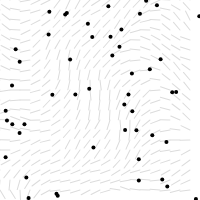
Frame 1 (no input)
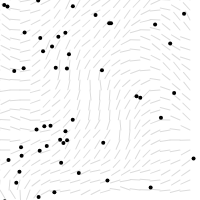
Frame 60 (no input)
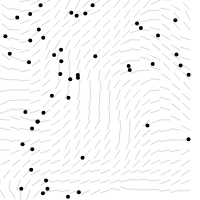
Frame 120 (the mouse pressed at the canvas centre since frame 60)

The p5.js sketch that drew these frames (run headless with seeded random() and noise() and a simulated clock; from frame 60 on, the mouse is pressed at the canvas centre):

// p5.js sketch
// ── sketch.js
function preload(){
  // preload assets
}

var inc = 0.1;
var scl = 10;
var cols , rows;
var canvasWidth = 200;
var canvasHeight = 200;
var flowfield ;

var zoff = 0;


var particles = [ ];

function Particle () {
  this.pos = createVector ( random( canvasWidth ) , random( canvasHeight) );
  this.vel = createVector ( 0 , 0 );
  this.acc = createVector ( 0 , 0 );
  this.maxspeed = 4;

  this.update = function () {
    this.vel.add ( this.acc );
    this.vel.limit( this.maxspeed )
    this.pos.add ( this.vel );
    this.acc.mult ( 0 );
  }

  this.follow = function ( vectors ) {
    var x = floor ( this.pos.x / scl );
    var y = floor ( this.pos.y / scl );
    var index = x + y * cols;
    var force = vectors [ index ];
    this.applyForce ( force );
  }

  this.applyForce = function ( force ) {
    this.acc.add ( force );
  }

  this.show = function () {
    stroke ( 0 );
    strokeWeight( 4 );
    point ( this.pos.x , this.pos.y );
  }

  this.edges = function ( ){
    if ( this.pos.x > canvasWidth ) this.pos.x = 0
    if ( this.pos.x < 0 ) this.pos.x = canvasWidth
    if ( this.pos.y > canvasHeight ) this.pos.y = 0
    if ( this.pos.y < 0 ) this.pos.y = canvasHeight
  }

}


function setup() {

  var cnv = createCanvas ( canvasWidth , canvasHeight );
  var cnvx = ( windowWidth - canvasWidth ) / 2
  var cnvy = ( windowHeight - canvasHeight ) / 2;
  cnv.position ( cnvx , cnvy );
  

  cols = floor ( width / scl );
  rows = floor ( height / scl );

  particles [ 0 ] = new Particle ( );

  for ( var i = 0 ; i < 50 ; i ++ ) {
    particles [ i ] = new Particle ( );
  }

  flowfield = new Array ( cols * rows );

  
 
}

function draw() {
  background(255)
  
  var yoff = 0;
  for ( var y = 0 ; y < rows ; y ++ ) {
    var xoff = 0;
    for ( var x = 0 ; x < cols ; x ++) {
      var index = x + y * cols ;
      var angle = noise ( xoff , yoff , zoff ) * TWO_PI;
      var v = p5.Vector.fromAngle ( angle );
      v.setMag ( 0.1 );
      flowfield [ index ] = v;
      xoff += inc;
      stroke ( 220, 220, 220 );
      strokeWeight ( 1 );
      push ( );
      translate ( x * scl , y * scl );
      rotate ( v.heading ( ) );
      line ( 0 , 0 , scl , 0 );
      pop ( );
    
    }
    yoff += inc;

    //zoff += 0.001;
  }

  for ( var i = 0 ; i < particles.length ; i ++ ) {
    particles[ i ].follow ( flowfield );
    particles[ i ].update ( );
    particles[ i ].show ( );
    particles[ i ].edges ( );
  }

  
}
